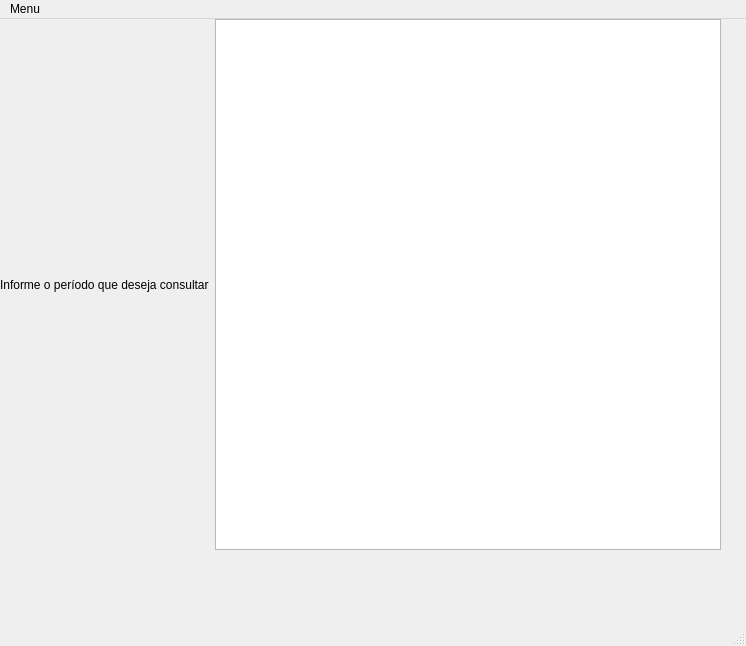
<?xml version="1.0" encoding="UTF-8"?>
<ui version="4.0">
 <class>MainWindow</class>
 <widget class="QMainWindow" name="MainWindow">
  <property name="geometry">
   <rect>
    <x>0</x>
    <y>0</y>
    <width>746</width>
    <height>646</height>
   </rect>
  </property>
  <property name="windowTitle">
   <string>MainWindow</string>
  </property>
  <widget class="QWidget" name="centralwidget">
   <widget class="QWidget" name="gridLayoutWidget">
    <property name="geometry">
     <rect>
      <x>0</x>
      <y>0</y>
      <width>721</width>
      <height>531</height>
     </rect>
    </property>
    <layout class="QGridLayout" name="gridLayout">
     <item row="0" column="0">
      <widget class="QLabel" name="label">
       <property name="text">
        <string>Informe o período que deseja consultar</string>
       </property>
      </widget>
     </item>
     <item row="0" column="1">
      <widget class="QTextBrowser" name="textBrowser"/>
     </item>
    </layout>
   </widget>
  </widget>
  <widget class="QMenuBar" name="menubar">
   <property name="geometry">
    <rect>
     <x>0</x>
     <y>0</y>
     <width>746</width>
     <height>33</height>
    </rect>
   </property>
   <widget class="QMenu" name="menuMenu">
    <property name="title">
     <string>Menu</string>
    </property>
    <widget class="QMenu" name="menuCadastrar">
     <property name="title">
      <string>Cadastrar</string>
     </property>
     <addaction name="actionDespesas"/>
     <addaction name="actionPer_odos"/>
     <addaction name="actionCategorias"/>
     <addaction name="actionDespesas_fixas"/>
     <addaction name="actionOrigens"/>
     <addaction name="actionTemplates_de_receitas"/>
    </widget>
    <widget class="QMenu" name="menuConsultar">
     <property name="title">
      <string>Consultar</string>
     </property>
     <addaction name="actionDespesas_2"/>
     <addaction name="actionPer_odos_2"/>
     <addaction name="actionCategorias_2"/>
     <addaction name="actionGrupos_de_planejamento"/>
     <addaction name="actionDespesas_fixas_2"/>
     <addaction name="actionOrigens_2"/>
     <addaction name="actionReceitas"/>
     <addaction name="actionTemplates_de_receitas_2"/>
    </widget>
    <widget class="QMenu" name="menuAlterar">
     <property name="title">
      <string>Alterar</string>
     </property>
     <addaction name="actionDespeas"/>
     <addaction name="actionCategorias_3"/>
     <addaction name="actionDespesas_fixas_3"/>
     <addaction name="actionOrigens_3"/>
     <addaction name="actionReceitas_2"/>
     <addaction name="actionTemplates_de_receitas_3"/>
    </widget>
    <widget class="QMenu" name="menuExcluir">
     <property name="title">
      <string>Excluir</string>
     </property>
     <addaction name="actionDespesas_3"/>
     <addaction name="actionPer_odos_3"/>
     <addaction name="actionCategorias_4"/>
     <addaction name="actionDespesas_fixas_4"/>
     <addaction name="actionOrigens_4"/>
     <addaction name="actionReceitas_3"/>
     <addaction name="actionTemplates_de_receitas_4"/>
    </widget>
    <widget class="QMenu" name="menuRelat_rios">
     <property name="title">
      <string>Relatórios</string>
     </property>
     <addaction name="actionTotal_por_categoria"/>
     <addaction name="actionTotal_por_grupo_de_planejamento"/>
     <addaction name="actionMensal_por_per_odo"/>
     <addaction name="actionTotal_por_origem_de_despesas"/>
    </widget>
    <addaction name="menuCadastrar"/>
    <addaction name="menuConsultar"/>
    <addaction name="menuAlterar"/>
    <addaction name="menuExcluir"/>
    <addaction name="menuRelat_rios"/>
   </widget>
   <addaction name="menuMenu"/>
  </widget>
  <widget class="QStatusBar" name="statusbar"/>
  <action name="actionDespesas">
   <property name="text">
    <string>Despesas</string>
   </property>
  </action>
  <action name="actionPer_odos">
   <property name="text">
    <string>Períodos</string>
   </property>
  </action>
  <action name="actionCategorias">
   <property name="text">
    <string>Categorias</string>
   </property>
  </action>
  <action name="actionDespesas_fixas">
   <property name="text">
    <string>Despesas fixas</string>
   </property>
  </action>
  <action name="actionOrigens">
   <property name="text">
    <string>Origens</string>
   </property>
  </action>
  <action name="actionTemplates_de_receitas">
   <property name="text">
    <string>Templates de receitas</string>
   </property>
  </action>
  <action name="actionDespesas_2">
   <property name="text">
    <string>Despesas</string>
   </property>
  </action>
  <action name="actionPer_odos_2">
   <property name="text">
    <string>Períodos</string>
   </property>
  </action>
  <action name="actionCategorias_2">
   <property name="text">
    <string>Categorias</string>
   </property>
  </action>
  <action name="actionGrupos_de_planejamento">
   <property name="text">
    <string>Grupos de planejamento</string>
   </property>
  </action>
  <action name="actionDespesas_fixas_2">
   <property name="text">
    <string>Despesas fixas</string>
   </property>
  </action>
  <action name="actionOrigens_2">
   <property name="text">
    <string>Origens</string>
   </property>
  </action>
  <action name="actionReceitas">
   <property name="text">
    <string>Receitas</string>
   </property>
  </action>
  <action name="actionTemplates_de_receitas_2">
   <property name="text">
    <string>Templates de receitas</string>
   </property>
  </action>
  <action name="actionDespeas">
   <property name="text">
    <string>Despeas</string>
   </property>
  </action>
  <action name="actionCategorias_3">
   <property name="text">
    <string>Categorias</string>
   </property>
  </action>
  <action name="actionDespesas_fixas_3">
   <property name="text">
    <string>Despesas fixas</string>
   </property>
  </action>
  <action name="actionOrigens_3">
   <property name="text">
    <string>Origens</string>
   </property>
  </action>
  <action name="actionReceitas_2">
   <property name="text">
    <string>Receitas</string>
   </property>
  </action>
  <action name="actionTemplates_de_receitas_3">
   <property name="text">
    <string>Templates de receitas</string>
   </property>
  </action>
  <action name="actionDespesas_3">
   <property name="text">
    <string>Despesas</string>
   </property>
  </action>
  <action name="actionPer_odos_3">
   <property name="text">
    <string>Períodos</string>
   </property>
  </action>
  <action name="actionCategorias_4">
   <property name="text">
    <string>Categorias</string>
   </property>
  </action>
  <action name="actionDespesas_fixas_4">
   <property name="text">
    <string>Despesas fixas</string>
   </property>
  </action>
  <action name="actionOrigens_4">
   <property name="text">
    <string>Origens</string>
   </property>
  </action>
  <action name="actionReceitas_3">
   <property name="text">
    <string>Receitas</string>
   </property>
  </action>
  <action name="actionTemplates_de_receitas_4">
   <property name="text">
    <string>Templates de receitas</string>
   </property>
  </action>
  <action name="actionTotal_por_categoria">
   <property name="text">
    <string>Total por categoria</string>
   </property>
  </action>
  <action name="actionTotal_por_grupo_de_planejamento">
   <property name="text">
    <string>Total por grupo de planejamento</string>
   </property>
   <property name="statusTip">
    <string>Relatório que exibe o total por grupo de planejamento para o período selecionado</string>
   </property>
  </action>
  <action name="actionMensal_por_per_odo">
   <property name="text">
    <string>Mensal por período</string>
   </property>
  </action>
  <action name="actionTotal_por_origem_de_despesas">
   <property name="text">
    <string>Total por origem de despesas</string>
   </property>
  </action>
 </widget>
 <resources/>
 <connections/>
</ui>
